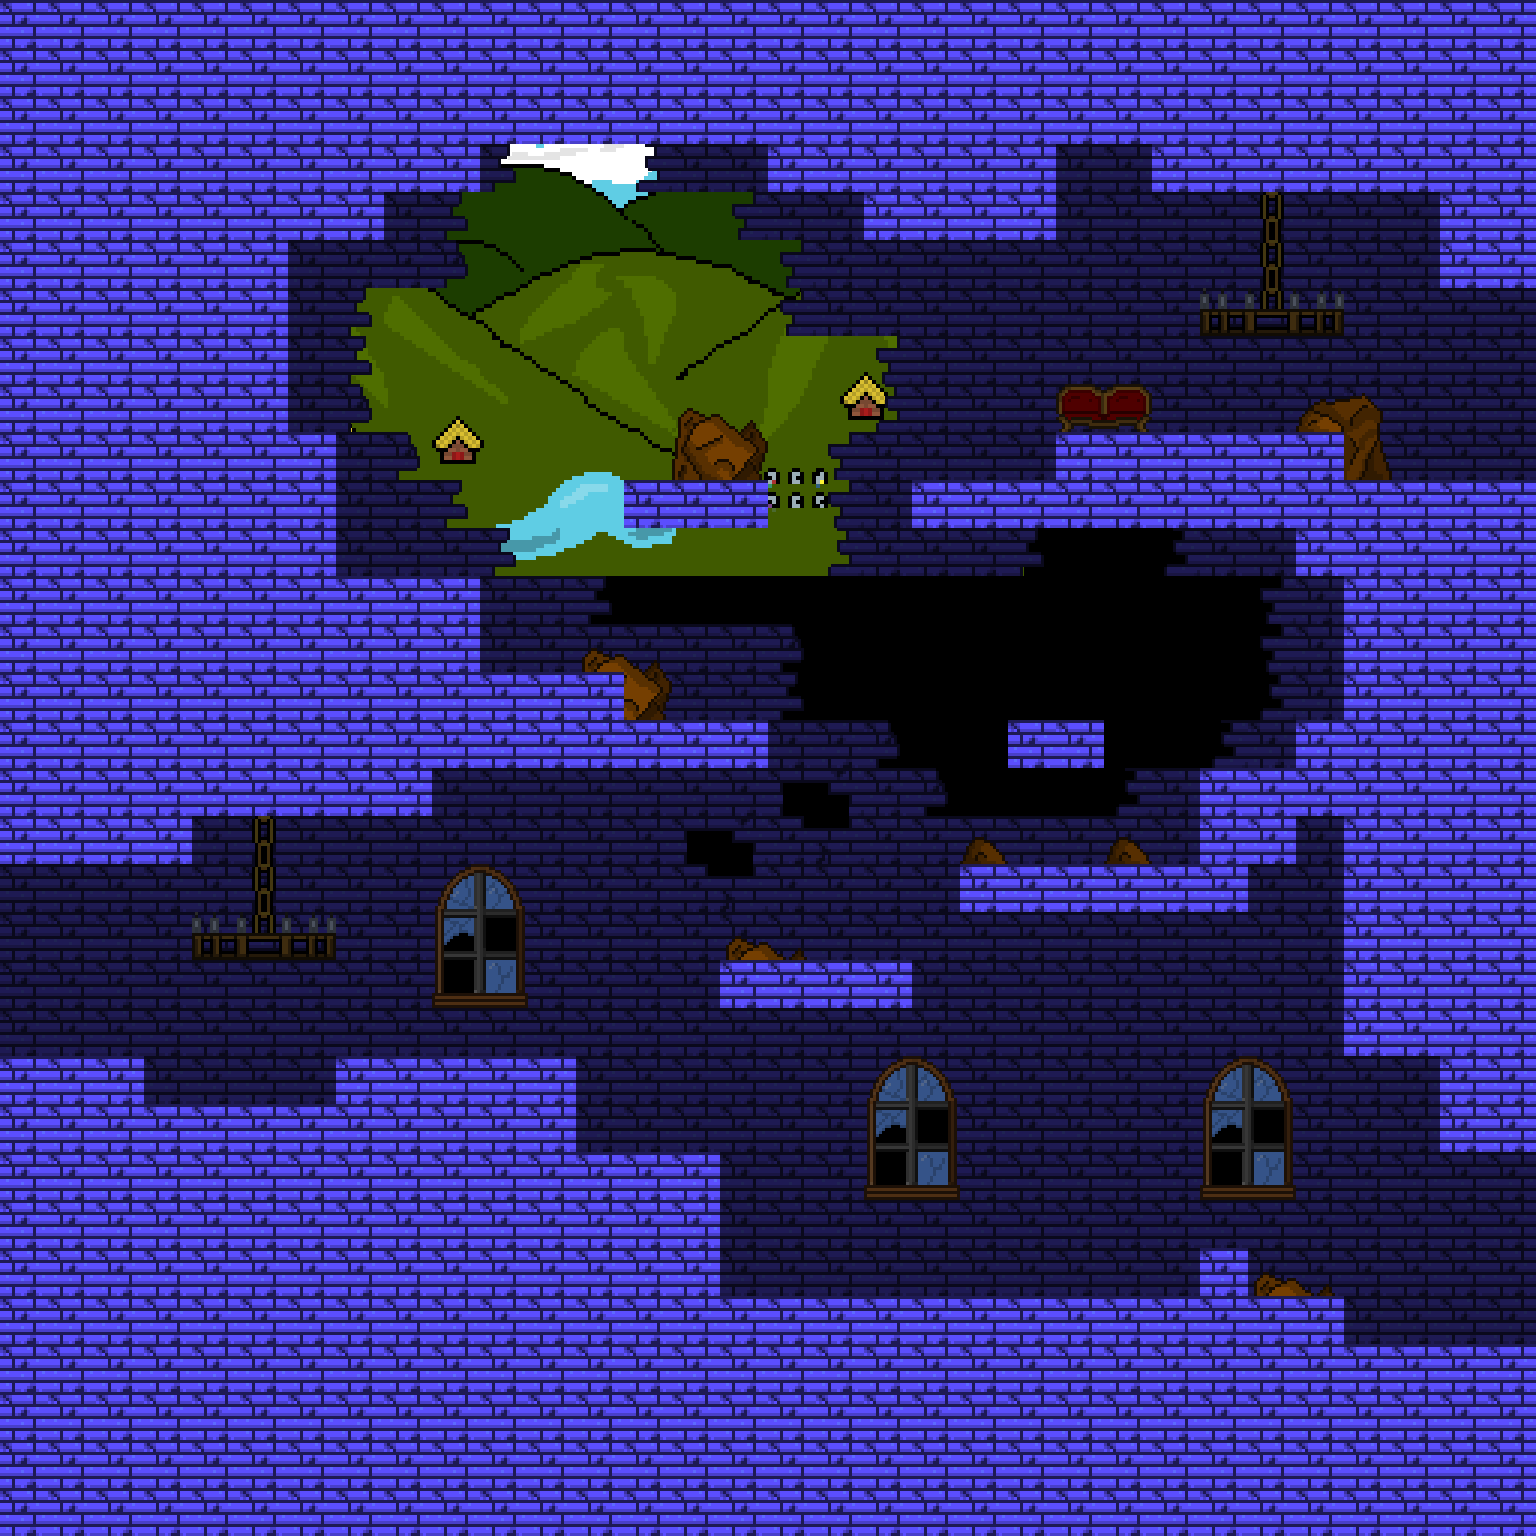

A 2D game scene composited from a Tiled map and its tileset images. What follows is a short description and the map's XML, with each tile layer's data collapsed to a summary:
An orthogonal 32x32 tile map with 48x48 px tiles, 4 tile layers (back_tiles, back_second, front, front_second), 4 tilesets, 3 image layers and 43 objects (3x SpawnPoint, 3x Portal, 2x EnemyFlyingAxe, EnemyArmorTrap, HazardSpikes).

<map version="1.11" tiledversion="1.11.0" orientation="orthogonal" renderorder="right-down" width="32" height="32" tilewidth="48" tileheight="48" infinite="0" nextlayerid="22" nextobjectid="273">
 <tileset firstgid="1" name="tileset01" tilewidth="48" tileheight="48" tilecount="176" columns="16">
  <image source="tilesets/tileset01.png" width="768" height="528" />
 </tileset>
 <tileset firstgid="177" name="tileset02" tilewidth="48" tileheight="48" tilecount="121" columns="11">
  <image source="tilesets/tileset02.png" width="528" height="528" />
 </tileset>
 <tileset firstgid="298" name="tileset03" tilewidth="48" tileheight="48" tilecount="306" columns="17">
  <image source="tilesets/tileset03.png" width="816" height="864" />
 </tileset>
 <tileset firstgid="604" name="objects" tilewidth="48" tileheight="48" tilecount="64" columns="8">
  <image source="objects.png" width="384" height="384" />
 </tileset>
 <imagelayer id="17" name="Image Layer 1">
  <image source="Backgrounds/ground_back.png" width="1024" height="576" />
  <properties>
   <property name="depth" type="int" value="3000" />
   <property name="parallax_x" type="float" value="1" />
   <property name="parallax_y" type="float" value="1" />
   <property name="repeat_y" type="bool" value="true" />
  </properties>
 </imagelayer>
 <imagelayer id="18" name="Image Layer 2">
  <image source="Backgrounds/ground_far.png" width="1024" height="576" />
  <properties>
   <property name="depth" type="int" value="2900" />
   <property name="parallax_x" type="float" value="0.8" />
   <property name="parallax_y" type="float" value="0.1" />
   <property name="repeat_y" type="bool" value="false" />
  </properties>
 </imagelayer>
 <imagelayer id="19" name="Image Layer 3">
  <image source="Backgrounds/ground_front.png" width="1024" height="576" />
  <properties>
   <property name="depth" type="int" value="2800" />
   <property name="parallax_x" type="float" value="0.9" />
   <property name="parallax_y" type="float" value="0.2" />
   <property name="repeat_y" type="bool" value="false" />
  </properties>
 </imagelayer>
 <layer id="11" name="back_tiles" width="32" height="32">
  <properties>
   <property name="depth" type="int" value="1050" />
   <property name="tileset" type="int" value="0" />
  </properties>
  <data>[1024 cells, 925 non-empty, 16 distinct tile ids]</data>
 </layer>
 <layer id="21" name="back_second" width="32" height="32">
  <properties>
   <property name="depth" type="int" value="1000" />
   <property name="tileset" type="int" value="2" />
  </properties>
  <data>[1024 cells, 0 non-empty, 0 distinct tile ids]</data>
 </layer>
 <layer id="12" name="front" width="32" height="32">
  <properties>
   <property name="depth" type="int" value="950" />
   <property name="tileset" type="int" value="0" />
  </properties>
  <data>[1024 cells, 29 non-empty, 15 distinct tile ids]</data>
 </layer>
 <layer id="20" name="front_second" width="32" height="32">
  <properties>
   <property name="depth" type="int" value="900" />
   <property name="tileset" type="int" value="2" />
  </properties>
  <data>[1024 cells, 0 non-empty, 0 distinct tile ids]</data>
 </layer>
 <objectgroup color="#ffaa00" id="16" name="spawnpoints">
  <object id="170" type="SpawnPoint" x="1488" y="1152" width="48" height="48">
   <properties>
    <property name="id" type="int" value="0" />
   </properties>
  </object>
  <object id="217" type="SpawnPoint" x="0" y="864" width="48" height="48">
   <properties>
    <property name="id" type="int" value="1" />
   </properties>
  </object>
  <object id="245" type="SpawnPoint" x="1488" y="288" width="48" height="48">
   <properties>
    <property name="id" type="int" value="2" />
   </properties>
  </object>
 </objectgroup>
 <objectgroup id="14" name="objects">
  <object id="267" type="EnemyArmorTrap" x="912" y="1200" width="48" height="72" />
  <object id="268" type="EnemyFlyingAxe" x="1008" y="624" width="48" height="48" />
  <object id="270" type="EnemyFlyingAxe" x="624" y="384" width="48" height="48" />
  <object id="272" type="HazardSpikes" x="144" y="1056" width="192" height="48" />
 </objectgroup>
 <objectgroup color="#0000ff" id="13" name="walls">
  <properties>
   <property name="isWallLayer" type="bool" value="true" />
  </properties>
  <object id="47" x="1152" y="0" width="288" height="192" />
  <object id="262" x="1056" y="0" width="96" height="144" />
  <object id="263" x="864" y="0" width="192" height="240" />
  <object id="265" x="768" y="0" width="96" height="192" />
  <object id="50" x="576" y="1152" width="144" height="384" />
  <object id="54" x="1296" y="720" width="48" height="96" />
  <object id="249" x="1296" y="480" width="48" height="96" />
  <object id="174" x="1344" y="480" width="96" height="576" />
  <object id="247" x="1440" y="0" width="96" height="288" />
  <object id="190" x="0" y="1056" width="144" height="480" />
  <object id="191" x="960" y="864" width="288" height="48" />
  <object id="248" x="1056" y="432" width="288" height="48" />
  <object id="250" x="912" y="480" width="384" height="48" />
  <object id="246" x="1200" y="768" width="96" height="96" />
  <object id="215" x="720" y="960" width="192" height="48" />
  <object id="251" x="1008" y="720" width="96" height="48" />
  <object id="253" x="0" y="672" width="624" height="48" />
  <object id="256" x="0" y="576" width="480" height="96" />
  <object id="271" x="624" y="480" width="144" height="48" />
  <object id="257" x="0" y="432" width="336" height="144" />
  <object id="258" x="0" y="240" width="288" height="192" />
  <object id="259" x="0" y="0" width="384" height="240" />
  <object id="260" x="384" y="0" width="96" height="192" />
  <object id="261" x="480" y="0" width="288" height="144" />
  <object id="252" x="0" y="720" width="768" height="48" />
  <object id="254" x="0" y="816" width="192" height="48" />
  <object id="255" x="0" y="768" width="432" height="48" />
  <object id="218" x="144" y="1104" width="192" height="432" />
  <object id="234" x="1344" y="1344" width="192" height="192" />
  <object id="235" x="1440" y="480" width="96" height="672" />
  <object id="236" x="336" y="1056" width="240" height="480" />
  <object id="237" x="1200" y="1248" width="48" height="48" />
  <object id="238" x="720" y="1296" width="624" height="240" />
 </objectgroup>
 <objectgroup color="#00ff00" id="15" name="doors">
  <object id="169" type="Portal" x="1584" y="1152" width="48" height="192">
   <properties>
    <property name="horizontal" type="bool" value="false" />
    <property name="id_point" type="int" value="0" />
    <property name="id_room" type="int" value="58" />
   </properties>
  </object>
  <object id="216" type="Portal" x="-96" y="864" width="48" height="192">
   <properties>
    <property name="horizontal" type="bool" value="false" />
    <property name="id_point" type="int" value="2" />
    <property name="id_room" type="int" value="19" />
   </properties>
  </object>
  <object id="244" type="Portal" x="1584" y="288" width="48" height="192">
   <properties>
    <property name="horizontal" type="bool" value="false" />
    <property name="id_point" type="int" value="0" />
    <property name="id_room" type="int" value="60" />
   </properties>
  </object>
 </objectgroup>
</map>
